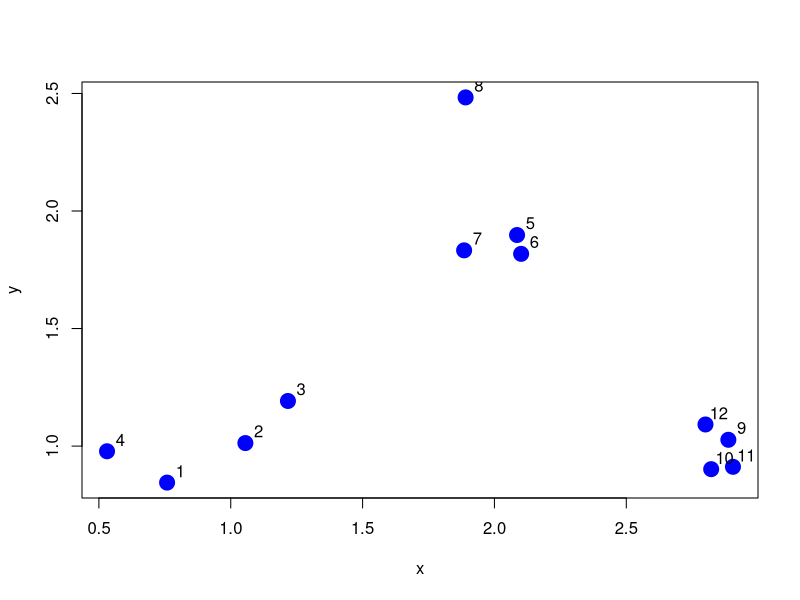
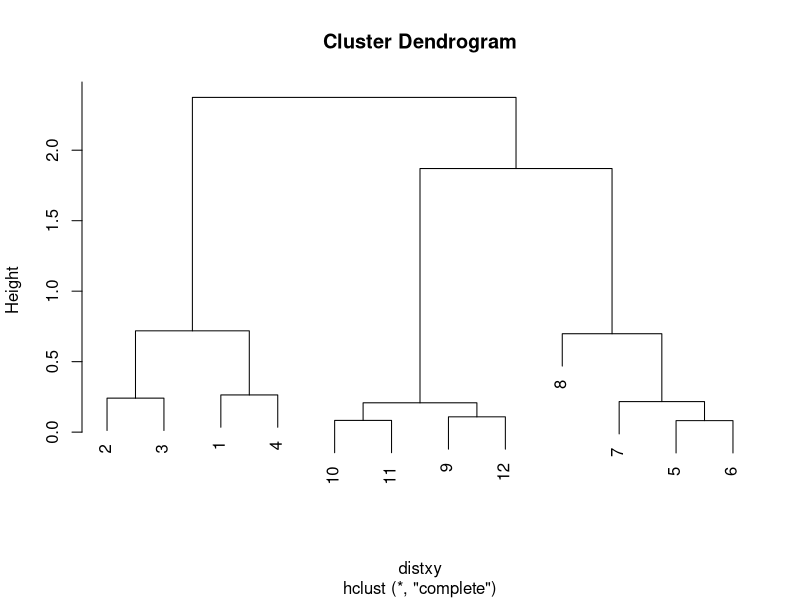
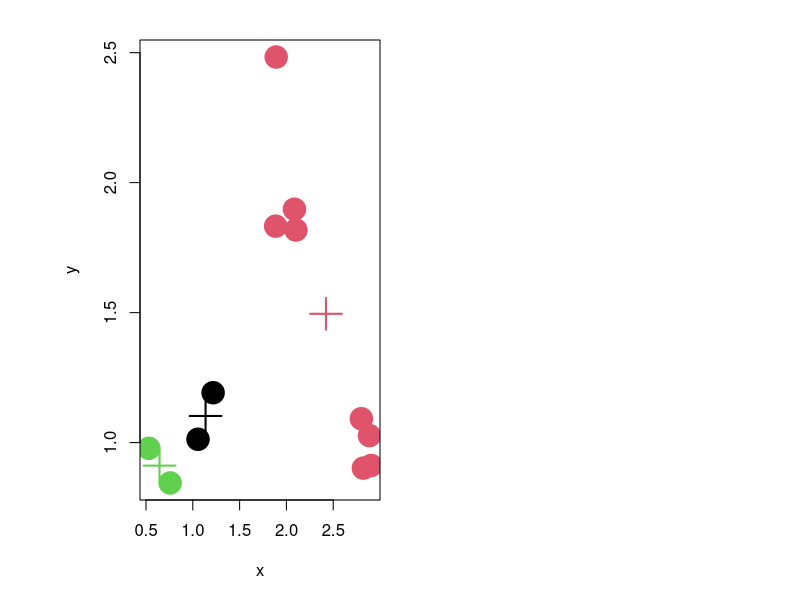

Source code (R) for these figures, in order:

#se pueden agrupar estos puntos?
set.seed(1234)
x<-rnorm(12, mean= rep(1:3,  each = 4), sd = 0.2)
y<-rnorm(12, mean= rep(c(1,2,1),  each = 4), sd = 0.2)
plot(x,y,col="blue",pch=19,cex=2)
text(x+0.05, y+0.05, labels= as.character(1:12))


#aproximación por aglomeración
#Custering jerárquico
#generamos un dendograma
df <- data.frame(x=x, y=y)
distxy <- dist(df)
cluster <- hclust(distxy)
plot(cluster)
#http://rpubs.com/gaston/dendograms



#aproximación por partición
#el algoritmo coloca unos centros, tagea los objetos contra el centro más cercano, coloca ahí el centro y repite

df<-data.frame(x,y)
#definimos los centros que queremos para obtener:
kmeansObj <- kmeans(df,centers = 3)
#Que cluster pertenece cada elemento
kmeansObj$cluster
#Donde estan los centros
kmeansObj$centers



#representación grafica del clustering
par(mfrow=c(1,2), mar=c(5,7,2,1))
#los datos
plot(x,y,col=kmeansObj$cluster,pch=19,cex=3)
#los centros
points(kmeansObj$centers,col=1:3,pch=3,cex=3,lwd=2)



